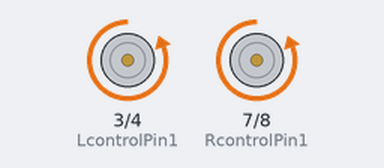
A sketch run on a simulated Arduino Uno, built with avr-gcc and run on an emulated ATmega328P. Shown: motor-driver pin pairs drawn as motors (green arrow = first pin HIGH = forward, orange = second pin HIGH = backward, longer = more drive, scaled by the enable pin).

Above: at 0.2 s.
At 1.2 s:
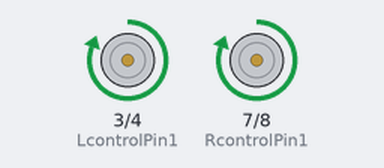
At 2.2 s:
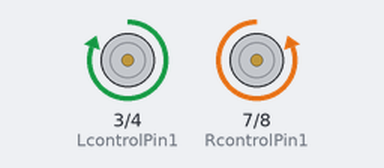
At 4.7 s:
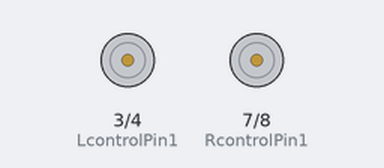
Timing chart, 0 to 5.2 s (numbered marks = the images above):
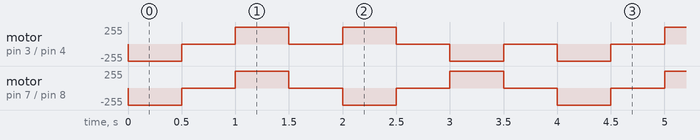

Measured:
- by itself, motor on pin 7 (RcontrolPin1) / pin 8 (RcontrolPin2): repeats every 2.0 s: stopped 0.50 s, forward 255/255 0.50 s, stopped 0.50 s, backward 255/255 0.50 s
- by itself, motor on pin 3 (LcontrolPin1) / pin 4 (LcontrolPin2): repeats every 4.0 s: 2 × (stopped 0.50 s, forward 255/255 0.50 s), 2 × (stopped 0.50 s, backward 255/255 0.50 s)

The sketch:

tankmotortest1.ino
```cpp
/**


**/

const int LcontrolPin1 = 3; // connected to pin 7 on the H-bridge
const int LcontrolPin2 = 4; // connected to pin 2 on the H-bridge
const int RcontrolPin1 = 7; // connected to pin 15 on the H-bridge
const int RcontrolPin2 = 8; // connected to pin 10 on the H-bridge

// PWM speed
const int LenablePin = 5;   // connected to pin 1 on the H-bridge
const int RenablePin = 6;   // connected to pin 1 on the H-bridge


// const int directionSwitchPin = 4;  // connected to the switch for direction
// const int onOffSwitchStateSwitchPin = 5; // connected to the switch for turning the motor on and off
// const int potPin = A0;  // connected to the potentiometer's output

// create some variables to hold values from your inputs
int onOffSwitchState = 0;  // current state of the On/Off switch
int previousOnOffSwitchState = 0; // previous position of the on/off switch
int directionSwitchState = 0;  // current state of the direction switch
int previousDirectionSwitchState = 0;  // previous state of the direction switch

int motorEnabled = 0; // Turns the motor on/off
int motorSpeed = 0; // speed of the motor
int motorDirection = 1; // current direction of the motor


void setup() {
  // intialize the inputs and outputs
  // pinMode(directionSwitchPin, INPUT);
  // pinMode(onOffSwitchStateSwitchPin, INPUT);
  pinMode(LcontrolPin1, OUTPUT);
  pinMode(LcontrolPin2, OUTPUT);
  pinMode(RcontrolPin1, OUTPUT);
  pinMode(RcontrolPin2, OUTPUT);
  pinMode(LenablePin, OUTPUT);
  pinMode(RenablePin, OUTPUT);
  // pull the enable pin LOW to start
  digitalWrite(LenablePin, LOW);
  digitalWrite(RenablePin, LOW);

  analogWrite(LenablePin, motorSpeed);
  analogWrite(RenablePin, motorSpeed);
}


/**
  forward both motors with speed.
**/
void forward() {
    analogWrite(LenablePin, motorSpeed);
    analogWrite(RenablePin, motorSpeed);
    digitalWrite(LcontrolPin1, LOW);
    digitalWrite(LcontrolPin2, HIGH);
    digitalWrite(RcontrolPin1, LOW);
    digitalWrite(RcontrolPin2, HIGH);
}


/**
  reverse
**/
void reverse() {
    analogWrite(LenablePin, motorSpeed);
    analogWrite(RenablePin, motorSpeed);
    digitalWrite(LcontrolPin1, HIGH);
    digitalWrite(LcontrolPin2, LOW);
    digitalWrite(RcontrolPin1, HIGH);
    digitalWrite(RcontrolPin2, LOW);
}

/**
  halt motors.
**/
void halt() {
    analogWrite(LenablePin, 0);
    analogWrite(RenablePin, 0);
    digitalWrite(LcontrolPin1, LOW);
    digitalWrite(LcontrolPin2, LOW);
    digitalWrite(RcontrolPin1, LOW);
    digitalWrite(RcontrolPin2, LOW);
}

/**
  left
**/
void left() {
    analogWrite(LenablePin, motorSpeed);
    analogWrite(RenablePin, motorSpeed);
    digitalWrite(LcontrolPin1, HIGH);
    digitalWrite(LcontrolPin2, LOW);
    digitalWrite(RcontrolPin1, LOW);
    digitalWrite(RcontrolPin2, HIGH);
}


/**
  right
**/
void right() {
    analogWrite(LenablePin, motorSpeed);
    analogWrite(RenablePin, motorSpeed);
    digitalWrite(LcontrolPin1, LOW);
    digitalWrite(LcontrolPin2, HIGH);
    digitalWrite(RcontrolPin1, HIGH);
    digitalWrite(RcontrolPin2, LOW);
}


void setSpeed(int s) {
   motorSpeed = s;
}

void motorJogg() {
    // Motors for the tank range between 180 and 255
  forward();
  delay(500);
  halt();
  delay(500);
  reverse();
  delay(500);
  halt();
  delay(500);
  left();
  delay(500);
  halt();
  delay(500);
  right();
  delay(500);
  halt();
  delay(500);
}


void loop() {
   setSpeed(255);
   motorJogg();
}
```
